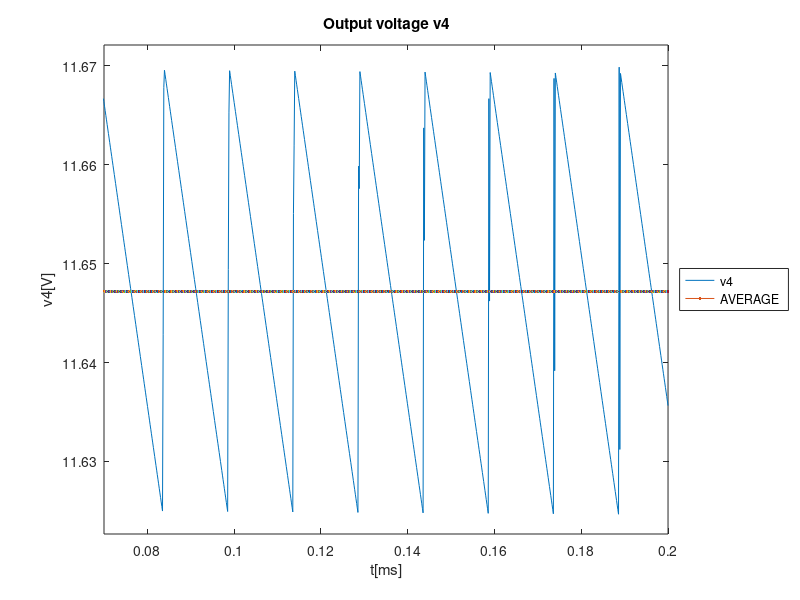
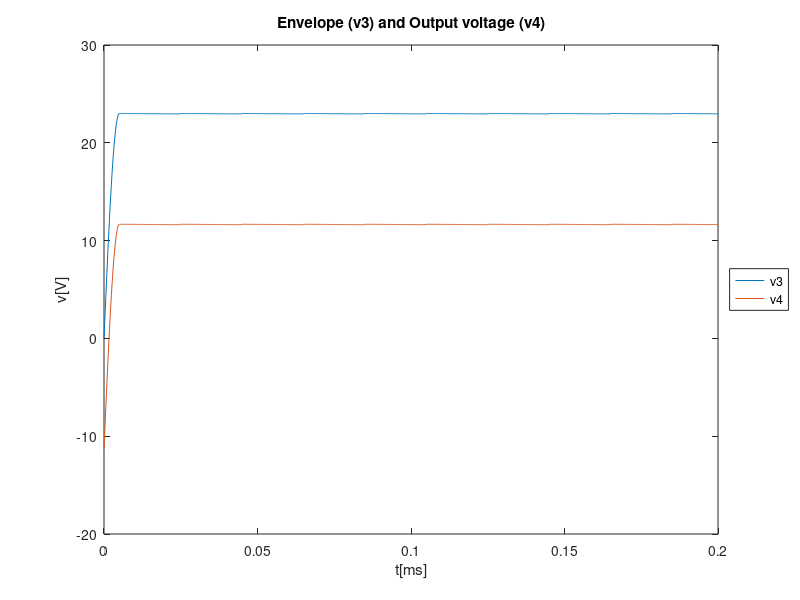
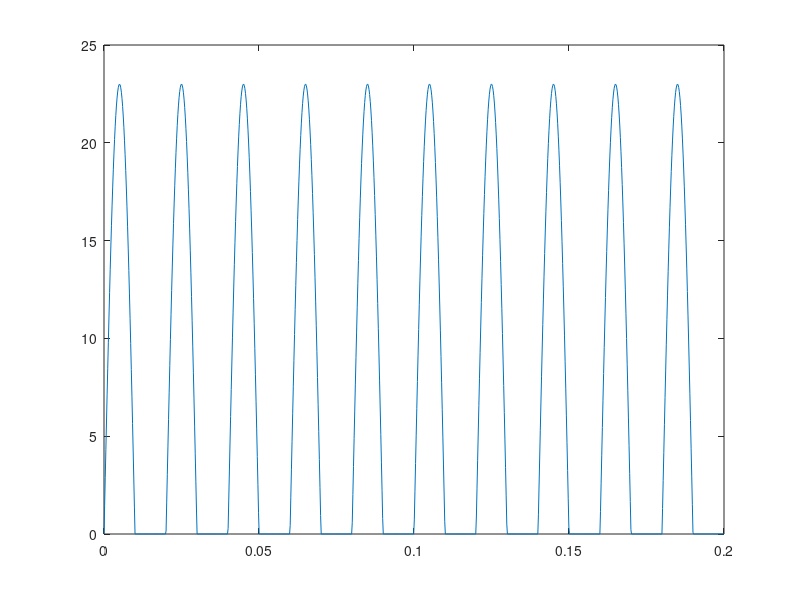

MATLAB code for these plots, in order:
close all
clear all
pkg load control
format long

A=23
f=50;
R=100000;
C=100 * 1e-6;
Is=1e-14;
eta=1;
Vt=1e-3;
t=linspace(0,0.2,1000);
w=2*pi*f;
vS=A*sin(w*t);
vO = abs(vS);
vOhr = zeros(1, length(t));
vO = zeros(1, length(t));
von=11.99997/19;
rd=((12.00813-11.99589)/(4.092084e-04-3.957988e-04)/19);

tOFF = 1/w * atan(1*w*R*C)

vOnexp = A*sin(w*tOFF)*exp(-(t-tOFF)/R/C);

figure
for i=1:length(t)
  if (vS(i) > 0)
    vOhr(i) = vS(i);
  else
    vOhr(i) = 0;
  endif
endfor

plot(t, vOhr)
hold

for i=1:length(t)

  if t(i) < tOFF
    vO(i) = vS(i);
  elseif t(i) > tOFF+0.02
    tOFF = tOFF + 0.02;
    vOnexp = A*sin(w*tOFF)*exp(-(t-tOFF)/R/C);
    vO(i) = vS(i);
  elseif vOnexp(i) > vOhr(i)
    vO(i) = vOnexp(i);
  else
    vO(i) = vS(i);
  endif
endfor


function f = f(vD,vS,R)
Is=1e-14;
VT=25e-3;
f = vD+R*Is * (exp(vD/VT/19)-1) - vS;
endfunction

function fd = fd(vD,R)
Is=1e-14;
VT=25e-3;
fd = 1 + R*Is/19/VT * (exp(vD/VT/19)-1);
endfunction

function vD_root = solve_vD (vS, R)
  delta = 1e-6;
  x_next = 0.65;

  do
    x=x_next;
    x_next = x  - f(x, vS, R)/fd(x, R);
  until (abs(x_next-x) < delta)

  vD_root = x_next;
endfunction


t1=linspace(0.05,0.2,1000);
R1=25.4055 * 1e3;

for i=1:length(t)
  vD = solve_vD  (vO, R1);
endfor


for i=1:(length(t)/2)
  vaux(i)= vD(i+(length(t)/2)) ;
endfor

maxvd=max (vD)
minvd=min (vaux)
AVERAGE = mean(vaux)
ripple=maxvd-minvd


figure
plot(t1, vD)
hold on
plot(t, AVERAGE)
title("Output voltage v4")
ylim ([minvd-0.002, maxvd+0.002]);
xlim ([0.07, 0.2]);
xlabel ("t[ms]")
ylabel ("v4[V]")
legend("v4","AVERAGE ")
legend('Location','eastoutside')
print ("vripple.eps", "-depsc");

figure
plot(t, vO)
hold on
plot(t, vD)
title("Envelope (v3) and Output voltage (v4)")
ylabel ("v[V]")
xlabel ("t[ms]")
legend("v3","v4")
legend('Location','eastoutside')
print ("venvlope.eps", "-depsc");
